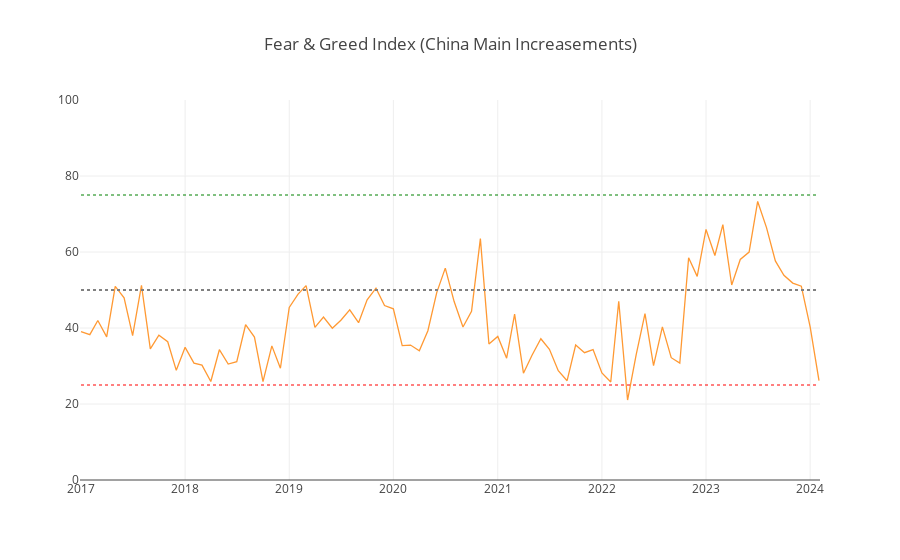

The code cell stored with this chart in its notebook:
### Code cell
layout = {
    'shapes': [
        {
            'type': 'line',
            'x0': cnn.index.min(),
            'y0': 75,  # 指定线的y值
            'x1': cnn.index.max(),
            'y1': 75,  # 线的y值保持不变，因为这是一条水平线
            'line': {
                'color': 'green',
                'width': 1,
                'dash': 'dot',  # 线的样式（实线、虚线等）
            },
        },
        {
            'type': 'line',
            'x0': cnn.index.min(),
            'y0': 50,  # 指定线的y值
            'x1': cnn.index.max(),
            'y1': 50,  # 线的y值保持不变，因为这是一条水平线
            'line': {
                'color': 'gray',
                'width': 2,
                'dash': 'dot',  # 线的样式（实线、虚线等）
            },
        },
        {
            'type': 'line',
            'x0': cnn.index.min(),
            'y0': 25,  # 指定线的y值
            'x1': cnn.index.max(),
            'y1': 25,  # 线的y值保持不变，因为这是一条水平线
            'line': {
                'color': 'red',
                'width': 1,
                'dash': 'dot',  # 线的样式（实线、虚线等）
            },
        }
    ],
    'yaxis': {
        'range': [0, 100]  # 设置y轴的最小值和最大值
    },
    'y0': 50,  # 指定线的y值
    'title': 'Fear & Greed Index (China Main Increasements)'
}

cnn['Fear_Greed_Index'].iplot(kind='line', layout=layout)
